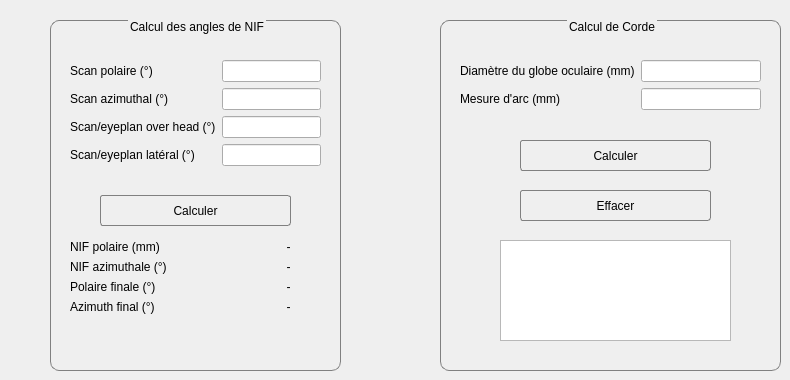
    <widget class="QWidget" name="mathUtilsWidget">
     <widget class="QGroupBox" name="mathUtilsPage_NIFGroupBox">
      <property name="geometry">
       <rect>
        <x>50</x>
        <y>20</y>
        <width>291</width>
        <height>351</height>
       </rect>
      </property>
      <property name="styleSheet">
       <string notr="true">QGroupBox {
	font: 75 12pt &quot;Century Schoolbook L&quot;;
  border: 1px solid gray;
  border-radius: 9px;
  margin-top: 0.5em;
  background: transparent;
}

QGroupBox::title {
     subcontrol-origin: margin;
     subcontrol-position: top center; 
}

QLabel {
background: transparent;
}

QCheckBox {
background: white;
}


</string>
      </property>
      <property name="title">
       <string>Calcul des angles de NIF</string>
      </property>
      <widget class="QWidget" name="formLayoutWidget">
       <property name="geometry">
        <rect>
         <x>20</x>
         <y>40</y>
         <width>251</width>
         <height>120</height>
        </rect>
       </property>
       <layout class="QFormLayout" name="mathUtilsPage_InputFormLayout">
        <item row="0" column="0">
         <widget class="QLabel" name="mathUtilsPage_scanPolareLabel">
          <property name="text">
           <string>Scan polaire (°)</string>
          </property>
         </widget>
        </item>
        <item row="0" column="1">
         <widget class="QLineEdit" name="mathUtilsPage_scanPolareLineEdit">
          <property name="alignment">
           <set>Qt::AlignCenter</set>
          </property>
         </widget>
        </item>
        <item row="1" column="0">
         <widget class="QLabel" name="mathUtilsPage_scanAzLabel">
          <property name="text">
           <string>Scan azimuthal (°)</string>
          </property>
         </widget>
        </item>
        <item row="2" column="0">
         <widget class="QLabel" name="mathUtilsPage_scanOverHeadLabel">
          <property name="text">
           <string>Scan/eyeplan over head (°)</string>
          </property>
         </widget>
        </item>
        <item row="3" column="0">
         <widget class="QLabel" name="mathUtilsPage_scanLateralLabel">
          <property name="text">
           <string>Scan/eyeplan latéral (°)</string>
          </property>
         </widget>
        </item>
        <item row="1" column="1">
         <widget class="QLineEdit" name="mathUtilsPage_scanAzLineEdit">
          <property name="alignment">
           <set>Qt::AlignCenter</set>
          </property>
         </widget>
        </item>
        <item row="2" column="1">
         <widget class="QLineEdit" name="mathUtilsPage_scanOverHeadLineEdit">
          <property name="alignment">
           <set>Qt::AlignCenter</set>
          </property>
         </widget>
        </item>
        <item row="3" column="1">
         <widget class="QLineEdit" name="mathUtilsPage_scanLateralLineEdit">
          <property name="alignment">
           <set>Qt::AlignCenter</set>
          </property>
         </widget>
        </item>
       </layout>
      </widget>
      <widget class="QWidget" name="formLayoutWidget_2">
       <property name="geometry">
        <rect>
         <x>20</x>
         <y>220</y>
         <width>251</width>
         <height>124</height>
        </rect>
       </property>
       <layout class="QFormLayout" name="mathUtilsPage_OutputFormLayout">
        <item row="0" column="0">
         <widget class="QLabel" name="mathUtilsPage_nifPolareLabel">
          <property name="minimumSize">
           <size>
            <width>150</width>
            <height>0</height>
           </size>
          </property>
          <property name="text">
           <string>NIF polaire (mm)</string>
          </property>
         </widget>
        </item>
        <item row="1" column="0">
         <widget class="QLabel" name="mathUtilsPage_nifAzLabel">
          <property name="minimumSize">
           <size>
            <width>180</width>
            <height>0</height>
           </size>
          </property>
          <property name="text">
           <string>NIF azimuthale (°)</string>
          </property>
         </widget>
        </item>
        <item row="2" column="0">
         <widget class="QLabel" name="mathUtilsPage_polareFinalLabel">
          <property name="text">
           <string>Polaire finale (°)</string>
          </property>
         </widget>
        </item>
        <item row="3" column="0">
         <widget class="QLabel" name="mathUtilsPage_azFinalLabel">
          <property name="text">
           <string>Azimuth final (°)</string>
          </property>
         </widget>
        </item>
        <item row="0" column="1">
         <widget class="QLabel" name="mathUtilsPage_nifPolareLabelValue">
          <property name="text">
           <string>-</string>
          </property>
          <property name="alignment">
           <set>Qt::AlignCenter</set>
          </property>
         </widget>
        </item>
        <item row="1" column="1">
         <widget class="QLabel" name="mathUtilsPage_nifAzLabelValue">
          <property name="text">
           <string>-</string>
          </property>
          <property name="alignment">
           <set>Qt::AlignCenter</set>
          </property>
         </widget>
        </item>
        <item row="2" column="1">
         <widget class="QLabel" name="mathUtilsPage_polareFinaleLabelValue">
          <property name="text">
           <string>-</string>
          </property>
          <property name="alignment">
           <set>Qt::AlignCenter</set>
          </property>
         </widget>
        </item>
        <item row="3" column="1">
         <widget class="QLabel" name="mathUtilsPage_azFinalLabelValue">
          <property name="text">
           <string>-</string>
          </property>
          <property name="alignment">
           <set>Qt::AlignCenter</set>
          </property>
         </widget>
        </item>
       </layout>
      </widget>
      <widget class="QPushButton" name="mathUtilsPage_calculatePushButton">
       <property name="geometry">
        <rect>
         <x>50</x>
         <y>175</y>
         <width>191</width>
         <height>31</height>
        </rect>
       </property>
       <property name="styleSheet">
        <string notr="true">QPushButton {
border-radius:3px;
border-style: solid; 
border-width: 1px;
border-color: grey;
}

QPushButton:pressed {
border-radius:3px;
border-style: solid; 
border-width: 2px;
border-color: grey;
}</string>
       </property>
       <property name="text">
        <string>Calculer</string>
       </property>
      </widget>
     </widget>
     <widget class="QGroupBox" name="mathUtilsPage_CoordGroupBox">
      <property name="geometry">
       <rect>
        <x>440</x>
        <y>20</y>
        <width>341</width>
        <height>351</height>
       </rect>
      </property>
      <property name="styleSheet">
       <string notr="true">QGroupBox {
	font: 75 12pt &quot;Century Schoolbook L&quot;;
  border: 1px solid gray;
  border-radius: 9px;
  margin-top: 0.5em;
  background: transparent;
}

QGroupBox::title {
     subcontrol-origin: margin;
     subcontrol-position: top center; 
}

QLabel {
background: transparent;
}

QCheckBox {
background: white;
}


</string>
      </property>
      <property name="title">
       <string>Calcul de Corde</string>
      </property>
      <widget class="QWidget" name="formLayoutWidget_3">
       <property name="geometry">
        <rect>
         <x>20</x>
         <y>40</y>
         <width>301</width>
         <height>58</height>
        </rect>
       </property>
       <layout class="QFormLayout" name="mathUtilsPage_CoordFormLayout">
        <item row="0" column="0">
         <widget class="QLabel" name="mathUtilsPage_coordDiametreLabel">
          <property name="text">
           <string>Diamètre du globe oculaire (mm)</string>
          </property>
         </widget>
        </item>
        <item row="0" column="1">
         <widget class="QLineEdit" name="mathUtilsPage_coordDiametreLineEdit">
          <property name="alignment">
           <set>Qt::AlignCenter</set>
          </property>
         </widget>
        </item>
        <item row="1" column="0">
         <widget class="QLabel" name="mathUtilsPage_coordMesureArcLabel">
          <property name="text">
           <string>Mesure d'arc (mm)</string>
          </property>
         </widget>
        </item>
        <item row="1" column="1">
         <widget class="QLineEdit" name="mathUtilsPage_coordMesureArcLineEdit">
          <property name="alignment">
           <set>Qt::AlignCenter</set>
          </property>
         </widget>
        </item>
       </layout>
      </widget>
      <widget class="QPushButton" name="mathUtilsPage_coordCalculatePushButton">
       <property name="geometry">
        <rect>
         <x>80</x>
         <y>120</y>
         <width>191</width>
         <height>31</height>
        </rect>
       </property>
       <property name="styleSheet">
        <string notr="true">QPushButton {
border-radius:3px;
border-style: solid; 
border-width: 1px;
border-color: grey;
}

QPushButton:pressed {
border-radius:3px;
border-style: solid; 
border-width: 2px;
border-color: grey;
}</string>
       </property>
       <property name="text">
        <string>Calculer</string>
       </property>
      </widget>
      <widget class="QPlainTextEdit" name="mathUtilsPage_coordPlainTextEdit">
       <property name="geometry">
        <rect>
         <x>60</x>
         <y>220</y>
         <width>231</width>
         <height>101</height>
        </rect>
       </property>
      </widget>
      <widget class="QPushButton" name="mathUtilsPage_coordClearPushButton">
       <property name="geometry">
        <rect>
         <x>80</x>
         <y>170</y>
         <width>191</width>
         <height>31</height>
        </rect>
       </property>
       <property name="styleSheet">
        <string notr="true">QPushButton {
border-radius:3px;
border-style: solid; 
border-width: 1px;
border-color: grey;
}

QPushButton:pressed {
border-radius:3px;
border-style: solid; 
border-width: 2px;
border-color: grey;
}</string>
       </property>
       <property name="text">
        <string>Effacer</string>
       </property>
      </widget>
     </widget>
    </widget>
